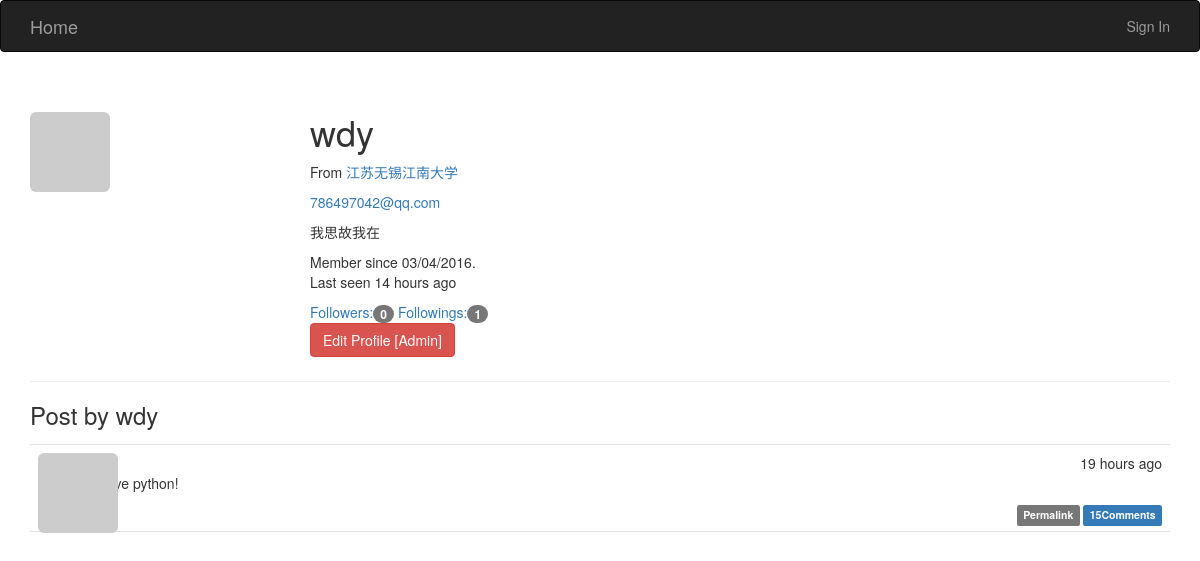
Before: /user/wdy with the older database file.
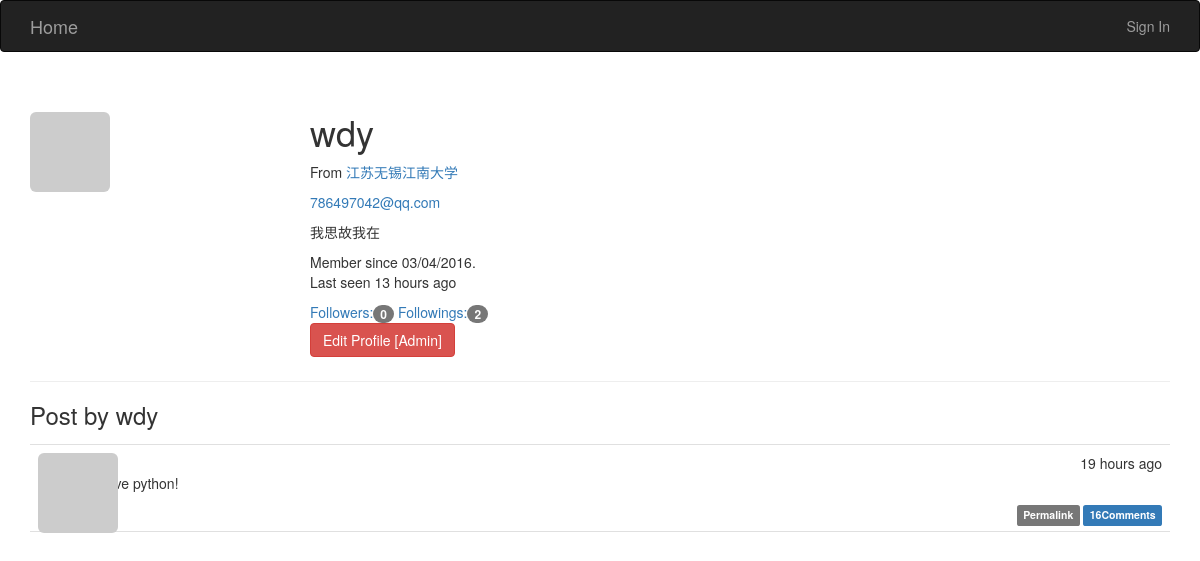
After: the same page with the newer database file.
### flasky.py (models this page shows, shortened)
class User(UserMixin, db.Model):
    __tablename__ = 'users'
    id = db.Column(db.Integer, primary_key=True)
    email = db.Column(db.String(64), unique=True, index=True)
    username = db.Column(db.String(64), unique=True)
    password_hash = db.Column(db.String(128))
    role_id = db.Column(db.Integer, db.ForeignKey('roles.id'))
    confirmed = db.Column(db.Boolean, default=False)
    location = db.Column(db.String(64))
    about_me = db.Column(db.Text())
    member_since = db.Column(db.DateTime(), default=datetime.utcnow)
    last_seen = db.Column(db.DateTime(), default=datetime.utcnow)
    avatar_hash = db.Column(db.String(32))#email md5
    posts = db.relationship('Post', backref='author', lazy='dynamic')
    followed = db.relationship('Follow',
                               foreign_keys=[Follow.follower_id],
                               backref=db.backref('follower', lazy='joined'),
                               lazy='dynamic',
                               cascade='all, delete-orphan')
    followers = db.relationship('Follow', foreign_keys=[Follow.followed_id],
                                backref=db.backref('followed', lazy='joined'),
                                lazy='dynamic',
                                cascade='all, delete-orphan')
    comments = db.relationship('Comment', backref='author', lazy='dynamic')
    @property
    def password(self):
        raise AttributeError('password is not a readable attribute')
    def gravatar(self, size=100, default='identicon', rating='g'):
        if request.is_secure:
            url = 'https://secure.gravatar.com/avatar'
        else:
            url = 'https://www.gravatar.com/avatar'
        hash = hashlib.md5(self.email.encode('utf-8')).hexdigest()
        return '{url}/{hash}?s={size}&d={default}&r={rating}'.format(
            url=url, hash=hash, size=size, default=default, rating=rating)

class Post(db.Model):
    __tablename__ = 'posts'
    id = db.Column(db.Integer, primary_key=True)
    body = db.Column(db.Text)
    timestamp = db.Column(db.DateTime, index=True, default=datetime.utcnow)
    author_id = db.Column(db.Integer, db.ForeignKey('users.id'))
    body_html = db.Column(db.Text)
    comments = db.relationship('Comment', backref='post', lazy='dynamic')

### flasky.py (the view)
@app.route('/user/<username>')
def user(username):
    user = User.query.filter_by(username=username).first_or_404()
    posts = user.posts.order_by(Post.timestamp.desc()).all()
    return render_template('user.html', user=user, posts=posts)

### flasky.py (called while the page is built)
@app.context_processor
def inject_permissions():
    return dict(Permission=Permission)

    def can(self, permissions):
        return False

### templates/user.html (shortened to what this page needs)
{% extends "base.html" %}
{% block page_content %}
<div class="page-header">
    <img class="img-rounded profile-thumbnail" src="{{ user.gravatar(size=256) }}"
        xmlns="http://www.w3.org/1999/html">
    <div class="profile-header">
        <h1>{{ user.username }}</h1>
        <p>
            {% if user.location  %}
            From <a href="http://maps.google.com/?q={{ user.location }}">{{ user.location }}</a>
            {% endif %}
        </p>
        {% if current_user.is_administrator %}
        <p><a href="mailto:{{ user.email }}">{{ user.email }}</a></p>
        {% endif %}
        {% if user.about_me %}<p>{{ user.about_me }}</p>{% endif %}
        <p>
        Member since {{ moment(user.member_since).format('L') }}.<br/>
        Last seen {{ moment(user.last_seen).fromNow() }}
        </p>
        <a href="{{ url_for('followers', username=user.username) }}">
            Followers:<span class="badge">{{ user.followers.count() - 1 }}</span>
        </a>
        <a href="{{ url_for('followings', username=user.username) }}">
            Followings:<span class="badge">{{ user.followed.count() - 1 }}</span>
        </a>
        <p>
            {% if current_user.is_administrator %}
                <a class="btn btn-danger" href="{{ url_for('edit_profile_admin', id=user.id) }}">
                Edit Profile [Admin]
                </a>
            {% endif %}
        </p>
    </div>
 </div>
<h3>Post by {{ user.username }}</h3>
{% include "_posts.html" %}
{% endblock %}

### templates/_posts.html (shortened to what this page needs)
<ul class="posts">
    {% for post in posts %}
    <li class="post">
        <div class="post-thumbnail">
            <a href="{{ url_for('user', username=post.author.username) }}">
                <img class="img-rounded profile-thumbnail"
                src="{{ post.author.gravatar(size=40) }}">
            </a>
        </div>
        <div class="post-content">
            <div class="post-date">{{ moment(post.timestamp).fromNow() }}</div>
            <div class="post-author">
                <a href="{{ url_for('user', username=post.author.username) }}">
                </a>
            </div>
            <div class="post-body">
                {% if post.body_html %}
                    {{ post.body_html | safe }}
                {% else %}
                    {{ post.body }}
                {% endif %}
            </div>
            <div class="post-footer">
                <a href="{{ url_for('post', id=post.id) }}">
                    <span class="label label-default">Permalink</span>
                </a>
                <a href="{{ url_for('post', id=post.id) }}#comments">
                    <span class="label label-primary">
                        {{ post.comments.count() }}Comments
                    </span>
                </a>
            </div>
        </div>
    </li>
    {% endfor %}
</ul>

Changed rows visible on the page:
changed User "wdy": last_seen "14 hours ago" → "13 hours ago"
computed for Post "Ｉ love python!": comments.count "15" → "16"
Other visible differences:
{{ user.followed.count() - 1 }}: "1" → "2"
